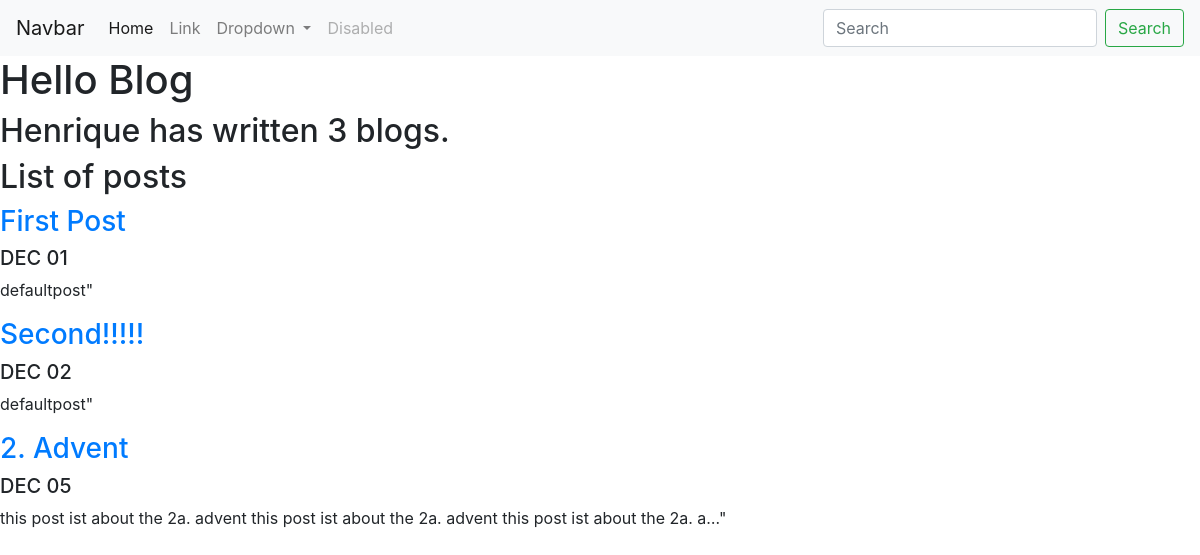
Screenshot of /blog/ with the database file from the repository.
### blog/models.py (models this page shows)
class Blogpost(models.Model):
    post_title = models.CharField(max_length=60)
    pub_date = models.DateField(auto_now=False)
    post_text = models.TextField()

### blog/views.py (the view)
# urls.py: path('', views.all_blogs, name='all_blogs'),
def all_blogs(request):
    posts = Blogpost.objects.all()
    return render(request, 'blog/all_blogs.html', {'posts':posts})

### blog/templates/blog/all_blogs.html
{% extends 'portfolio/base.html' %}
{% block content %}
<h1>Hello Blog</h1>
<h2>Henrique has written {{ posts.count }} blog{{ posts.count|pluralize }}.</h2>
<h2>List of posts</h2>
{% for post in posts %}
<a href="{% url 'blog:detail' post.id %}"><h3>{{ post.post_title }}</h3></a>
<h5>{{ post.pub_date|date:'M d'|upper }}</h5>
<p>{{ post.post_text|truncatechars:100 }}"</p>
{% endfor %}
{% endblock %}

### rows the page displays
Blogpost: post_title "First Post", pub_date "DEC 01", post_text "defaultpost"
Blogpost: post_title "Second!!!!!", pub_date "DEC 02", post_text "defaultpost"
Blogpost: post_title "2. Advent", pub_date "DEC 05", post_text "this post ist about the 2a. advent this post ist about the 2a. advent this post ist about the 2a. a…"

### other values shown
{{ posts.count }} "3"
